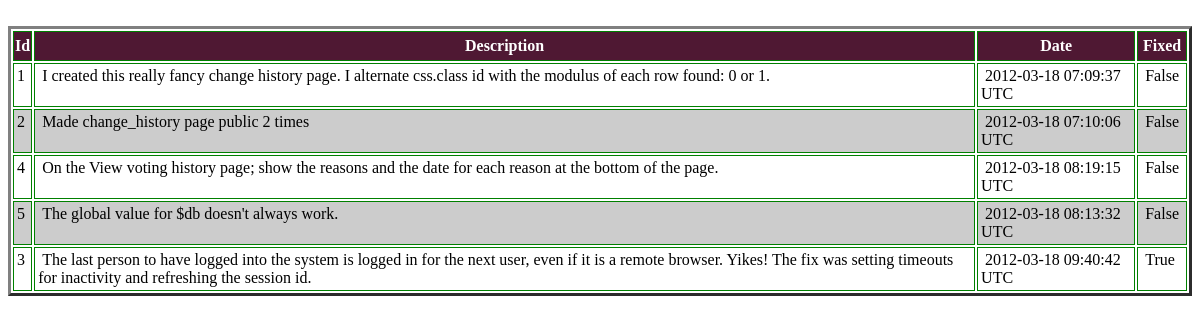
/change_history.php, run on the app's committed database.
### tables this page shows
CREATE TABLE IF NOT EXISTS `change_history` (
  `id` int(11) NOT NULL AUTO_INCREMENT,
  `description` varchar(2048) NOT NULL,
  `date` bigint(255) NOT NULL,
  `fixed` int(1) NOT NULL,
  PRIMARY KEY (`id`)
);

### change_history.php (the view, shortened to what this page needs)
<?php
	function getchange_history()  {
	$tb_struc='<table class="info" border="3">
					<tr style="background-color: rgb(79, 24, 51); color: white">
						<th>Id</th>
						<th>Description</th>
						<th>Date</th>
						<th>Fixed</th>
					</tr>';
		@$db = new mysqli(dbhost, dbuser, dbpwd, dbname);
		$query = 'select id, description, date, fixed
					from change_history
					order by fixed';
      $stmt = $db->query($query);
      $num_results=$stmt->num_rows;
		echo "<br/>" . $tb_struc;
         for($i=0; $i<$num_results; $i++)	{
            $row=$stmt->fetch_assoc();
               $id = htmlspecialchars(stripslashes($row['id']));
               $description = htmlspecialchars(stripslashes($row['description']));
					$date = htmlspecialchars(stripslashes($row['date']));
					$f = htmlspecialchars(stripslashes($row['fixed']));
					$fixed = ($f == 0)? 'False': 'True';
					$chgdate = date('Y-m-d h:i:s e', $date);
					$class = ($i%2 == 0)? 'row0': 'row1';
					echo "<tr class='$class' align='left'>";
					echo '<td>' .$id. '</td><td>&nbsp;' . $description . '&nbsp;</td><td>&nbsp;' . $chgdate . '&nbsp;</td>
					<td>&nbsp;' . $fixed . '&nbsp;</td></tr>';
         }
   }
?>
<!DOCTYPE html PUBLIC "-//W3C//DTD XHTML 1.0 Strict//EN"
        "http://www.w3.org/TR/xhtml1/DTD/xhtml1-strict.dtd">
<html xmlns="http://www.w3.org/1999/xhtml" xml:lang="en" lang="en">
<head>
	<link rel="stylesheet" href="css/menu_style.css" type="text/css" />
</head>
<body>
	<?php	getchange_history(); ?>
</body>
</html>

### css/menu_style.css (style rules this page uses)
.row0 { background:white; background-color: #fff; }
.row1 { background:black; background-color: #ccc; }
table { margin-left: auto; margin-right: auto; }
table.info th, table.info td { border: 1px solid green }
table.info tbody tr { height: 30px }
table.info tbody td { vertical-align: top; padding: 3px }

### data on the page
change_history: id "1", description "I created this really fancy change history page. I alternate css.class id with the modulus of each row found: 0 or 1.", date "2012-03-18 07:09:37 UTC", fixed "False"
change_history: id "2", description "Made change_history page public 2 times", date "2012-03-18 07:10:06 UTC", fixed "False"
change_history: id "4", description "On the View voting history page; show the reasons and the date for each reason at the bottom of the page.", date "2012-03-18 08:19:15 UTC", fixed "False"
change_history: id "5", description "The global value for $db doesn't always work.", date "2012-03-18 08:13:32 UTC", fixed "False"
change_history: id "3", description "The last person to have logged into the system is logged in for the next user, even if it is a remote browser. Yikes! The fix was setting timeouts for inactivity and refreshing the session id.", date "2012-03-18 09:40:42 UTC", fixed "True"
